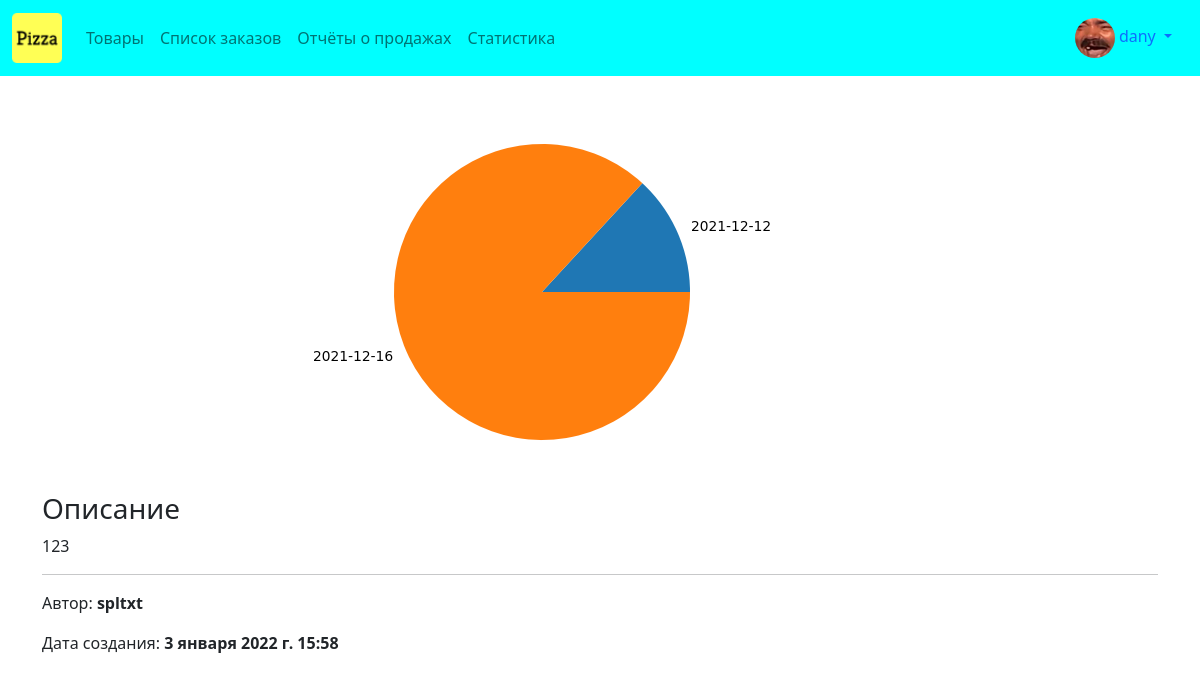
The app's page /reports/4/ (signed in) with its own data.
### profiles/models.py (models this page shows, shortened)
class Profile(models.Model):
    user = models.OneToOneField(User, on_delete=models.CASCADE)
    bio = models.TextField(default="no bio")
    avatar = models.ImageField(upload_to='avatars', default='no_picture.png')
    created = models.DateTimeField(auto_now_add=True)
    updated = models.DateTimeField(auto_now=True)

### reports/models.py (models this page shows, shortened)
class Report(models.Model):
    name = models.CharField(max_length=120)
    image = models.ImageField(upload_to='reports', blank=True)
    remarks = models.TextField()
    author = models.ForeignKey(Profile, on_delete=models.CASCADE)
    created = models.DateTimeField(auto_now_add=True)
    updated = models.DateTimeField(auto_now=True)
    class Meta:
        ordering = ('-created',)

### reports/views.py (the view)
# urls.py: path('<pk>/', ReportDetailView.as_view(), name='detail'),
class ReportDetailView(LoginRequiredMixin, DetailView):
    model = Report
    template_name = 'reports/detail.html'

### reports/templates/reports/detail.html (shortened to what this page needs)
{% extends 'base.html' %}
{% block content %}
    {% if object.image %}
        <img src="{{object.image.url}}" class="img-fluid" alt="{{object.name}}">
    {% endif %}
    <br>
    <h3>Описание</h3>
    <p>{{object.remarks}}</p>
    <hr>
    <p>Автор: <b>{{object.author.user.username}}</b></p>
    <p>Дата создания: <b>{{object.created}}</b></p>
{% endblock content %}

### templates/navbar.html (shortened to what this page needs)
{% load static %}
{% url 'sales:home' as path_to_home %}
{% url 'sales:list' as path_to_sales %}
{% url 'reports:main' as path_to_reports %}
{% url 'products:products' as path_to_products %}
<nav class="navbar navbar-expand-lg navbar-light" style="background-color: #00ffff">
  <div class="container-fluid">
    <a class="navbar-brand" href="{{path_to_products}}"><img src="{% static 'logo.png' %}" class="logo-sm"></a>
    <div class="collapse navbar-collapse" id="navbarNav">
      <ul class="navbar-nav">
        <li class="nav-item">
          <a class="nav-link {% if request.path == path_to_products %} active{% endif %}" href="{{path_to_products}}">Товары</a>
        </li>
        <li class="nav-item">
          <a class="nav-link {% if request.path == path_to_sales %} active{% endif %}" href="{{path_to_sales}}">Список заказов</a>
        </li>
        <li class="nav-item">
          <a class="nav-link {% if request.path == path_to_reports %} active{% endif %}" href="{{path_to_reports}}">Отчёты о продажах</a>
        </li>
        <li class="nav-item">
          <a class="nav-link" href="{{path_to_home}}">Статистика</a>
        </li>
      </ul>
    </div>
    {% if request.user.is_authenticated %}
      <div class="nav-item dropdown">
        <div class="nav-link dropdown-toggle" id="navbarDropdownMenuLink" role="button" data-bs-toggle="dropdown" aria-expanded="false">
          <img src="{{request.user.profile.avatar.url}}" class="avatar-sm">&nbsp;{{request.user}}
        </div>
      </div>
    {% endif %}
  </div>
</nav>

### static/style.css (style rules this page uses)
.avatar-sm { height: 40px; width: 40px; border-radius: 50%; }
.logo-sm { height: 50px; width: auto; }
a { text-decoration: none !important }

### records on screen
Report: image (picture), remarks "123", author.user.username "spltxt", created "3 января 2022 г. 15:58"

### other values on screen
{{ request.user }} "dany"
